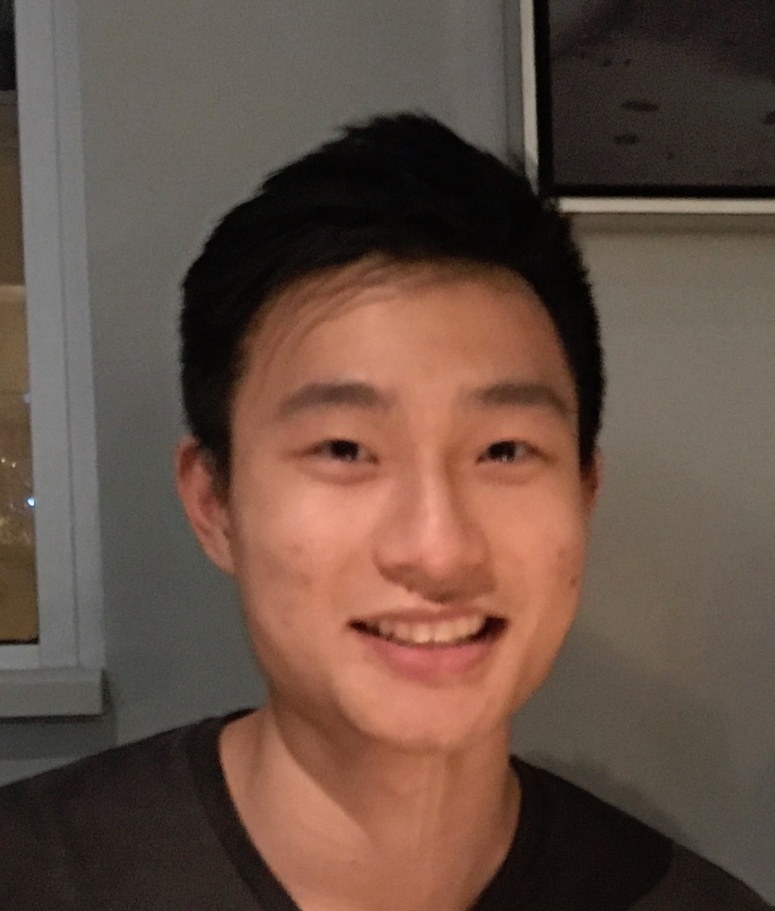
#> input picture images/face.jpg, 775 x 911 px, shrunk from 1227 x 1443 before the run
$ jupyter execute --allow-errors opencv_initial_testing.ipynb   (shell and % lines are left out)
#> lines starting #> are read from the running program, lines starting #| are printed output that depends on the picture; after the words box and inside, x2 and y2 are one past the last pixel; in counts of white or black regions, pixels touching at a corner belong together; long printed decimals are rounded
# Pupil Detection

Using the CDF method mentioned in: https://arxiv.org/pdf/1202.6517.pdf

1. Facial feature detection

2. Reduce the roi

3. Use CDF method on each eye to find pupil

[cell 1]
import numpy as np
import cv2

from matplotlib import pyplot as plt

## Opening and displaying

OpenCV represents RGB images as multi-dimensional NumPy arrays…but in reverse order!

This means that images are actually represented in BGR order rather than RGB!

There’s an easy fix though.

All we need to do is convert the image from BGR to RGB to display them using pyplot (otherwise, using cv2's imshow works without conversion).

[cell 2]
im = cv2.imread('../images/face.jpg')
#> im is the input picture: shape (911, 775, 3); mean B, G, R 68.2, 79.6, 101.5

# plt.imshow(im)
# plt.show()

im_disp = cv2.cvtColor(im, cv2.COLOR_BGR2RGB)
plt.imshow(im_disp)
plt.show()

## Convert to grayscale

[cell 3]
im_gray = cv2.cvtColor(im, cv2.COLOR_BGR2GRAY)
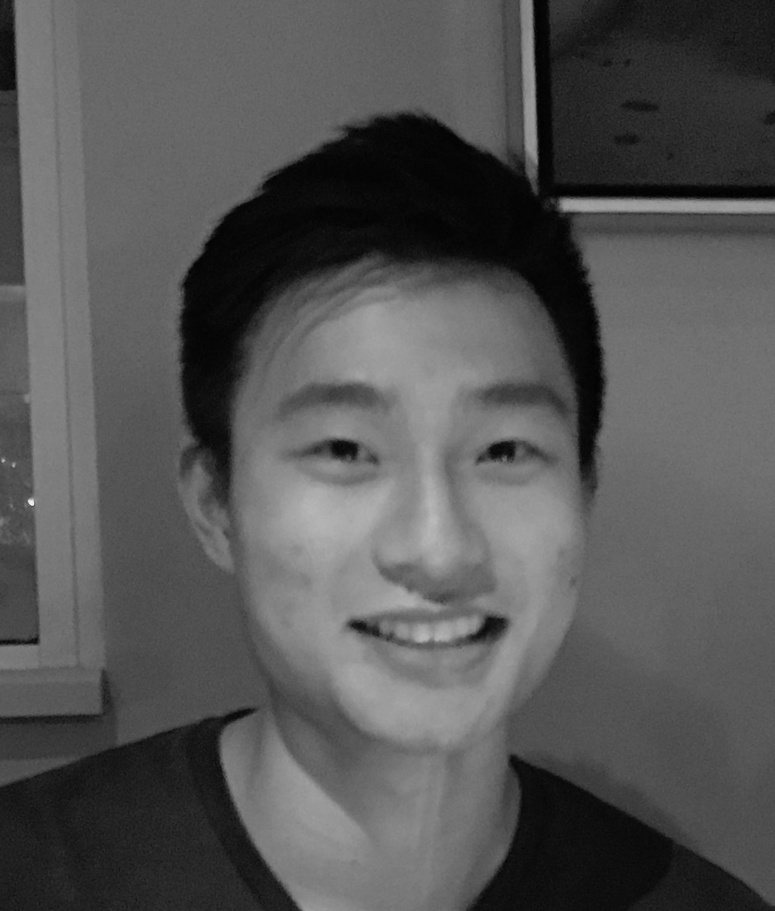
#> im_gray: shape (911, 775); min 0, max 243, mean 84.8

# plt.axis("off")
plt.imshow(im_gray, cmap='gray')
plt.show()

# [4 lines of commented-out code are left out]

## Doing the actual face detection

[cell 4]
path = '/Users/Kepler/anaconda/pkgs/opencv3-3.1.0-py27_0/share/OpenCV/haarcascades/'

face_cascade = cv2.CascadeClassifier(path + 'haarcascade_frontalface_default.xml')
eye_cascade = cv2.CascadeClassifier(path +'haarcascade_eye.xml')

[cell 5]
im_result = np.copy(im)
# faces = face_cascade.detectMultiScale(im_gray, 1.3, 5)

# Detect faces in the image
faces = face_cascade.detectMultiScale(
    im_gray,
    scaleFactor=1.2,
    minNeighbors=5,
#     maxSize(500, 500),
    minSize=(30, 30)
)
#> faces = [[194, 271, 459, 459]]

# the face detection function returns the (x, y, w, h) were x, y is the top left corner of the rectangle
for (x,y,w,h) in faces:
    cv2.rectangle(im_result,(x,y),(x+w,y+h),(255,0,0),2)
    roi_gray = im_gray[y:y+h, x:x+w]
    roi_color = im_result[y:y+h, x:x+w]
    eyes = eye_cascade.detectMultiScale(
        roi_gray,
        minNeighbors=5,
        minSize=(0, 0)
    )
    for (ex,ey,ew,eh) in eyes:
        print('%d, %d, %d, %d' % (ex, ey, ew, eh))
        cv2.rectangle(roi_color,(ex,ey),(ex+ew,ey+eh),(0,255,0),2)
#> this loop made 1 pass
#| 263, 136, 93, 93
#| 145, 336, 46, 46
#| 154, 336, 51, 51
#| 89, 125, 112, 112
#> pass 1, `roi_gray = im_gray[y:y+h, x:x+w]`:
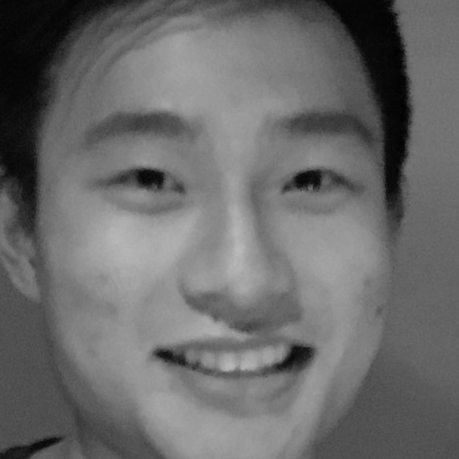
#> roi_gray: shape (459, 459); min 1, max 187, mean 106.8
#> pass 1, `roi_color = im_result[y:y+h, x:x+w]`:
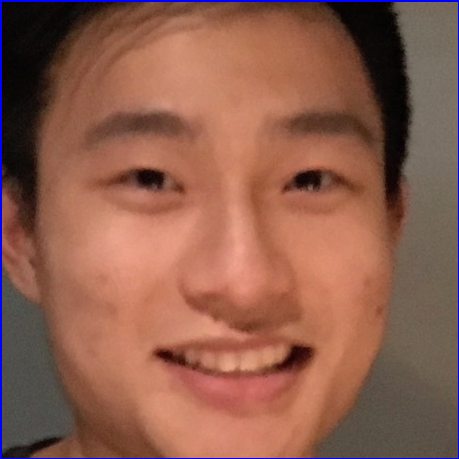
#> roi_color: shape (459, 459, 3); mean B, G, R 77.6, 93.9, 141.6
#> after the loop:
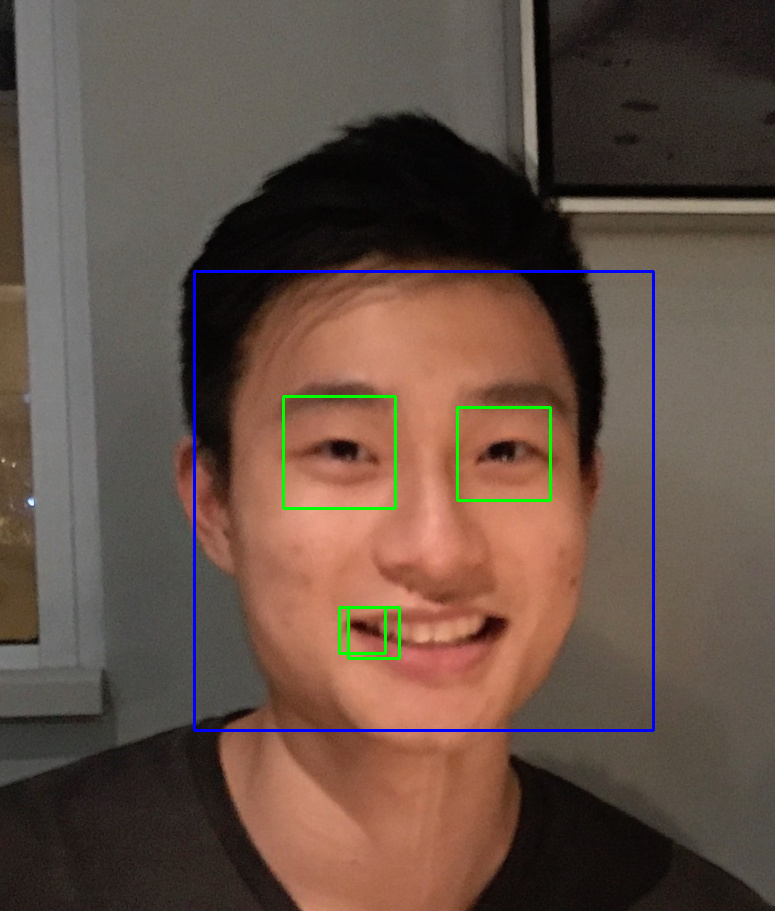
#> im_result: shape (911, 775, 3); 1.27% of pixels changed, all inside (x1, y1, x2, y2) = (193, 270, 655, 732)
#> after the loop:
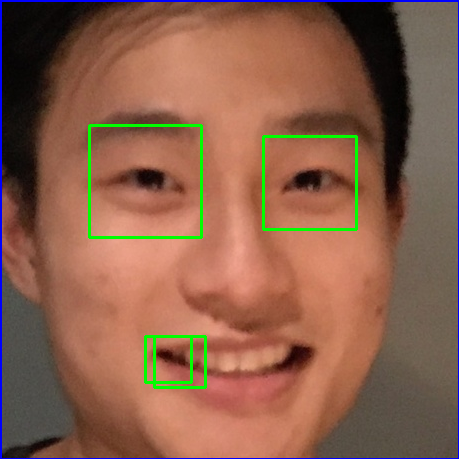
#> roi_color: shape (459, 459, 3); 1.65% of pixels changed, all inside (x1, y1, x2, y2) = (88, 124, 358, 389)

[cell 6]
im_disp = cv2.cvtColor(im_result, cv2.COLOR_BGR2RGB)
#> the loop `for eye in eyes:` made 4 passes
#> after the loop `for eye in eyes:`: eyes_area = [8649, 2116, 2601, 12544]
#| [8649, 2116, 2601, 12544]
#> `avg_area = sum(eyes_area) / len(eyes_area)`: avg_area = 6477.5
plt.imshow(im_disp)
plt.show()

# plt.imshow(im)
# plt.show()

## Removing false positives

#> (a cell that did not finish here is left out)

[cell 8]
print(eyes)
#| [[263 136  93  93]
#|  [145 336  46  46]
#|  [154 336  51  51]
#|  [ 89 125 112 112]]
print(eyes_area)
#| [8649, 2116, 2601, 12544]
print(avg_area)
#| 6477.5

[cell 9]
im_result = np.copy(im)
for (x,y,w,h) in faces:
    cv2.rectangle(im_result,(x,y),(x+w,y+h),(255,0,0),2)
    roi_gray = im_gray[y:y+h, x:x+w]
    roi_color = im_result[y:y+h, x:x+w]
    for (ex,ey,ew,eh) in eyes:
        print('%d, %d, %d, %d' % (ex, ey, ew, eh))
        cv2.rectangle(roi_color,(ex,ey),(ex+ew,ey+eh),(0,255,0),2)

im_disp = cv2.cvtColor(im_result, cv2.COLOR_BGR2RGB)
plt.imshow(im_disp)
plt.show()

## Cropping to get the left eye

[cell 10]
x, y = faces[0,0:2] + eyes[0,0:2]
#> x = 457; y = 407
w, h = eyes[0,2:]
#> w = 93; h = 93

left_eye = im_gray[y:y + h, x:x + w]
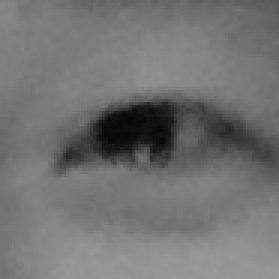
#> left_eye: shape (93, 93) (shown 3 times larger); min 6, max 154, mean 114.9

plt.imshow(left_eye, cmap='gray')
plt.show()

## CDF Method

[cell 11]
hist,bins = np.histogram(left_eye.flatten(),256,[0,256])
#> hist = 256 values, max 306 at index 122, min 0 at index 0, mean 33.79; bins = 257 values from 0 to 256

cdf = hist.cumsum()
#> cdf = 256 values from 0 to 8649
cdf_normalized = cdf * hist.max()/ cdf.max()
#> cdf_normalized = 256 values from 0 to 306

plt.plot(cdf_normalized, color = 'b')
plt.hist(left_eye.flatten(), 256, [0,256], color = 'r')
plt.xlim([0,256])
plt.legend(('cdf','histogram'), loc = 'upper left')
plt.show()
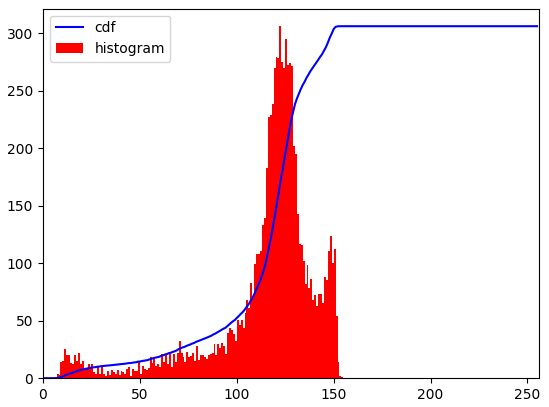
#> figure drawn by matplotlib, 1 panel; tallest bar 306 high, from x = 122 to 123; curve peaks at x = 154, y = 306

[cell 12]
real_cdf = cdf_normalized / float(cdf_normalized.max())
#> real_cdf = 256 values from 0 to 1
plt.plot(real_cdf, color = 'b')
# plt.hist(left_eye.flatten(), 256, [0,256], color = 'r')
# plt.xlim([0,256])
plt.legend(('cdf'), loc = 'upper left')
plt.show()
#> figure, not shown here; curve peaks at x = 154, y = 1

So now, to find the cdf of a certain pixel intensity, we just need to call: ```real_cdf[intensity]```.

[cell 13]
working_eye = np.copy(left_eye)

for i in range(0, working_eye.shape[0]):
    for j in range(0, working_eye.shape[1]):
        intensity = working_eye[i,j]
        cdf_value = real_cdf[intensity]
        if cdf_value < 0.05:
            working_eye[i,j] = 255
        else:
            working_eye[i,j] = 0
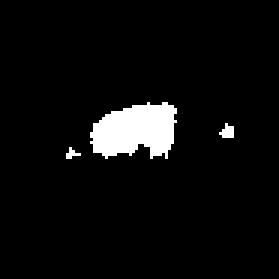
#> working_eye: shape (93, 93) (shown 3 times larger); 5% white; 3 white regions (2 under 20 px), largest, box (x1, y1, x2, y2) and area: (30, 34, 59, 53) 402

[cell 14]
plt.imshow(working_eye, cmap='gray')
plt.show()

## Minimum Filter

[cell 15]
def min_filter(im, radius):
#> called with radius = 2
    for i in range(0, im.shape[0]):
        for j in range(0, im.shape[1]):
            radius_min = 255 # the minimum intensity within the radius
            for p in range(i - radius, i + radius + 1):
                for q in range(j - radius, j + radius + 1):
                    # making sure the indices don't go out of bounds
                    row = 0 if p < 0 else p
                    col = 0 if q < 0 else q
                    row = im.shape[0] - 1 if p >= im.shape[0] else row
                    col = im.shape[1] - 1 if q >= im.shape[1] else col

                    intensity = working_eye[row, col]
                    if intensity < radius_min:
                        radius_min = intensity

            im[i,j] = radius_min
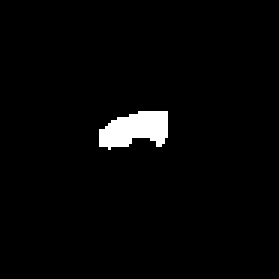
#> im: shape (93, 93) (shown 3 times larger); 2.5% white; 1 white region, box (x1, y1, x2, y2) and area: (33, 37, 56, 50) 212

[cell 16]
result_eye = np.copy(working_eye)
min_filter(result_eye, 2)

[cell 17]
plt.imshow(result_eye, cmap='gray')
plt.show()

## Obtaining the Pixel of Minimum Intensity (PMI)

[cell 18]
pmi_eye = np.copy(result_eye)
pmi = 255
pmi_coords = (0, 0)
for i in range(0, pmi_eye.shape[0]):
    for j in range(0, pmi_eye.shape[1]):
        if pmi_eye[i,j] == 255:
            if left_eye[i,j] < pmi:
                pmi = left_eye[i,j]
                pmi_coords = (i, j)
#> after the loop, pmi = 6; pmi_coords = (39, 43)

[cell 19]
print(pmi_coords)
#| (39, 43)

## Getting the average intensity area (11x11)

[cell 20]
ai_area = left_eye[pmi_coords[0] - 5:pmi_coords[0] + 6, pmi_coords[1] - 5:pmi_coords[1] + 6]

[cell 21]
ai_sum = 0
for i in range(0, ai_area.shape[0]):
    for j in range(0, ai_area.shape[1]):
        ai_sum += ai_area[i,j]
#> after the loop, ai_sum = 3119
ai = float(ai_sum) / ai_area.size
#> ai = 25.78

[cell 22]
print(ai)
#| 25.777

[cell 23]
final_region = left_eye[pmi_coords[0] - 7:pmi_coords[0] + 8, pmi_coords[1] - 7:pmi_coords[1] + 8]

[cell 24]
print(final_region.shape)
#| (15, 15)

## Getting the pupil locations

Finding geometric center of all points in a 15x15 area around the PMI with intensities less than the AI

[cell 25]
count = 0
row_sum = 0
col_sum = 0
for i in range(pmi_coords[0] - 7, pmi_coords[0] + 8):
    for j in range(pmi_coords[1] - 7, pmi_coords[1] + 8):
        if left_eye[i, j] < ai:
            count += 1
            row_sum += i
            col_sum += j
#> after the loop, col_sum = 6454; count = 149; row_sum = 6163

centroid_row = float(row_sum) / count
#> centroid_row = 41.36
centroid_col = float(col_sum) / count
#> centroid_col = 43.32

[cell 26]
print('PUPIL ROW, COL:')
print('%d, %d' % (centroid_row, centroid_col))
#| 41, 43

http://docs.opencv.org/2.4/doc/tutorials/core/basic_geometric_drawing/basic_geometric_drawing.html

[cell 27]
final_eye = np.copy(left_eye)

pupil_row = int(centroid_row)
#> pupil_row = 41
pupil_col = int(centroid_col)
#> pupil_col = 43

cv2.line(final_eye, (0, pupil_row), (final_eye.shape[0] - 1, pupil_row), (0,0,0), 1)
#> final_eye: shape (93, 93); 1.08% of pixels changed, all inside (x1, y1, x2, y2) = (0, 41, 93, 42)
cv2.line(final_eye, (pupil_col, 0), (pupil_col, final_eye.shape[1] - 1), (0,0,0), 1)
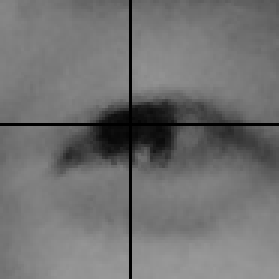
#> final_eye: shape (93, 93) (shown 3 times larger); min 0, max 154, mean 113

# wrong order of coordinates, don't use this
# cv2.line(final_eye, (pupil_row, 0), (pupil_row, final_eye.shape[0] - 1), (0,0,0), 2)
# cv2.line(final_eye, (0, pupil_col), (final_eye.shape[1] - 1, pupil_col), (0,0,0), 2)
